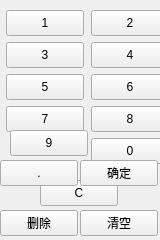
<?xml version="1.0" encoding="UTF-8"?>
<ui version="4.0">
 <class>NumKeyBoard</class>
 <widget class="QWidget" name="NumKeyBoard">
  <property name="enabled">
   <bool>true</bool>
  </property>
  <property name="geometry">
   <rect>
    <x>0</x>
    <y>0</y>
    <width>160</width>
    <height>240</height>
   </rect>
  </property>
  <property name="minimumSize">
   <size>
    <width>160</width>
    <height>160</height>
   </size>
  </property>
  <property name="maximumSize">
   <size>
    <width>240</width>
    <height>240</height>
   </size>
  </property>
  <property name="windowTitle">
   <string>Form</string>
  </property>
  <widget class="QPushButton" name="pushButton_1">
   <property name="geometry">
    <rect>
     <x>6</x>
     <y>10</y>
     <width>78</width>
     <height>26</height>
    </rect>
   </property>
   <property name="minimumSize">
    <size>
     <width>78</width>
     <height>26</height>
    </size>
   </property>
   <property name="maximumSize">
    <size>
     <width>78</width>
     <height>26</height>
    </size>
   </property>
   <property name="text">
    <string>1</string>
   </property>
  </widget>
  <widget class="QPushButton" name="pushButton_2">
   <property name="geometry">
    <rect>
     <x>91</x>
     <y>10</y>
     <width>78</width>
     <height>26</height>
    </rect>
   </property>
   <property name="minimumSize">
    <size>
     <width>78</width>
     <height>26</height>
    </size>
   </property>
   <property name="maximumSize">
    <size>
     <width>78</width>
     <height>26</height>
    </size>
   </property>
   <property name="text">
    <string>2</string>
   </property>
  </widget>
  <widget class="QPushButton" name="pushButton_3">
   <property name="geometry">
    <rect>
     <x>6</x>
     <y>42</y>
     <width>78</width>
     <height>26</height>
    </rect>
   </property>
   <property name="minimumSize">
    <size>
     <width>78</width>
     <height>26</height>
    </size>
   </property>
   <property name="maximumSize">
    <size>
     <width>78</width>
     <height>26</height>
    </size>
   </property>
   <property name="text">
    <string>3</string>
   </property>
  </widget>
  <widget class="QPushButton" name="pushButton_4">
   <property name="geometry">
    <rect>
     <x>91</x>
     <y>42</y>
     <width>78</width>
     <height>26</height>
    </rect>
   </property>
   <property name="minimumSize">
    <size>
     <width>78</width>
     <height>26</height>
    </size>
   </property>
   <property name="maximumSize">
    <size>
     <width>78</width>
     <height>26</height>
    </size>
   </property>
   <property name="text">
    <string>4</string>
   </property>
  </widget>
  <widget class="QPushButton" name="pushButton_5">
   <property name="geometry">
    <rect>
     <x>6</x>
     <y>74</y>
     <width>78</width>
     <height>26</height>
    </rect>
   </property>
   <property name="minimumSize">
    <size>
     <width>78</width>
     <height>26</height>
    </size>
   </property>
   <property name="maximumSize">
    <size>
     <width>78</width>
     <height>26</height>
    </size>
   </property>
   <property name="text">
    <string>5</string>
   </property>
  </widget>
  <widget class="QPushButton" name="pushButton_6">
   <property name="geometry">
    <rect>
     <x>91</x>
     <y>74</y>
     <width>78</width>
     <height>26</height>
    </rect>
   </property>
   <property name="minimumSize">
    <size>
     <width>78</width>
     <height>26</height>
    </size>
   </property>
   <property name="maximumSize">
    <size>
     <width>78</width>
     <height>26</height>
    </size>
   </property>
   <property name="text">
    <string>6</string>
   </property>
  </widget>
  <widget class="QPushButton" name="pushButton_7">
   <property name="geometry">
    <rect>
     <x>6</x>
     <y>106</y>
     <width>78</width>
     <height>26</height>
    </rect>
   </property>
   <property name="minimumSize">
    <size>
     <width>78</width>
     <height>26</height>
    </size>
   </property>
   <property name="maximumSize">
    <size>
     <width>78</width>
     <height>26</height>
    </size>
   </property>
   <property name="text">
    <string>7</string>
   </property>
  </widget>
  <widget class="QPushButton" name="pushButton_8">
   <property name="geometry">
    <rect>
     <x>91</x>
     <y>106</y>
     <width>78</width>
     <height>26</height>
    </rect>
   </property>
   <property name="minimumSize">
    <size>
     <width>78</width>
     <height>26</height>
    </size>
   </property>
   <property name="maximumSize">
    <size>
     <width>78</width>
     <height>26</height>
    </size>
   </property>
   <property name="text">
    <string>8</string>
   </property>
  </widget>
  <widget class="QPushButton" name="pushButton_9">
   <property name="geometry">
    <rect>
     <x>10</x>
     <y>130</y>
     <width>78</width>
     <height>26</height>
    </rect>
   </property>
   <property name="minimumSize">
    <size>
     <width>78</width>
     <height>26</height>
    </size>
   </property>
   <property name="maximumSize">
    <size>
     <width>78</width>
     <height>26</height>
    </size>
   </property>
   <property name="text">
    <string>9</string>
   </property>
  </widget>
  <widget class="QPushButton" name="pushButton_detele">
   <property name="geometry">
    <rect>
     <x>0</x>
     <y>210</y>
     <width>78</width>
     <height>26</height>
    </rect>
   </property>
   <property name="minimumSize">
    <size>
     <width>78</width>
     <height>26</height>
    </size>
   </property>
   <property name="maximumSize">
    <size>
     <width>78</width>
     <height>26</height>
    </size>
   </property>
   <property name="text">
    <string>删除</string>
   </property>
  </widget>
  <widget class="QPushButton" name="pushButton_0">
   <property name="geometry">
    <rect>
     <x>91</x>
     <y>138</y>
     <width>78</width>
     <height>26</height>
    </rect>
   </property>
   <property name="minimumSize">
    <size>
     <width>78</width>
     <height>26</height>
    </size>
   </property>
   <property name="maximumSize">
    <size>
     <width>78</width>
     <height>26</height>
    </size>
   </property>
   <property name="text">
    <string>0</string>
   </property>
  </widget>
  <widget class="QPushButton" name="pushButton_19">
   <property name="geometry">
    <rect>
     <x>40</x>
     <y>180</y>
     <width>78</width>
     <height>26</height>
    </rect>
   </property>
   <property name="minimumSize">
    <size>
     <width>78</width>
     <height>26</height>
    </size>
   </property>
   <property name="maximumSize">
    <size>
     <width>78</width>
     <height>26</height>
    </size>
   </property>
   <property name="text">
    <string>C</string>
   </property>
  </widget>
  <widget class="QPushButton" name="pushButton_dou">
   <property name="geometry">
    <rect>
     <x>0</x>
     <y>160</y>
     <width>78</width>
     <height>26</height>
    </rect>
   </property>
   <property name="minimumSize">
    <size>
     <width>78</width>
     <height>26</height>
    </size>
   </property>
   <property name="maximumSize">
    <size>
     <width>78</width>
     <height>26</height>
    </size>
   </property>
   <property name="text">
    <string>.</string>
   </property>
  </widget>
  <widget class="QPushButton" name="pushButton_clear">
   <property name="geometry">
    <rect>
     <x>80</x>
     <y>210</y>
     <width>78</width>
     <height>26</height>
    </rect>
   </property>
   <property name="minimumSize">
    <size>
     <width>78</width>
     <height>26</height>
    </size>
   </property>
   <property name="maximumSize">
    <size>
     <width>78</width>
     <height>26</height>
    </size>
   </property>
   <property name="text">
    <string>清空</string>
   </property>
  </widget>
  <widget class="QPushButton" name="pushButton_true">
   <property name="geometry">
    <rect>
     <x>80</x>
     <y>160</y>
     <width>78</width>
     <height>26</height>
    </rect>
   </property>
   <property name="minimumSize">
    <size>
     <width>78</width>
     <height>26</height>
    </size>
   </property>
   <property name="maximumSize">
    <size>
     <width>78</width>
     <height>26</height>
    </size>
   </property>
   <property name="text">
    <string>确定</string>
   </property>
  </widget>
 </widget>
 <resources/>
 <connections/>
</ui>
